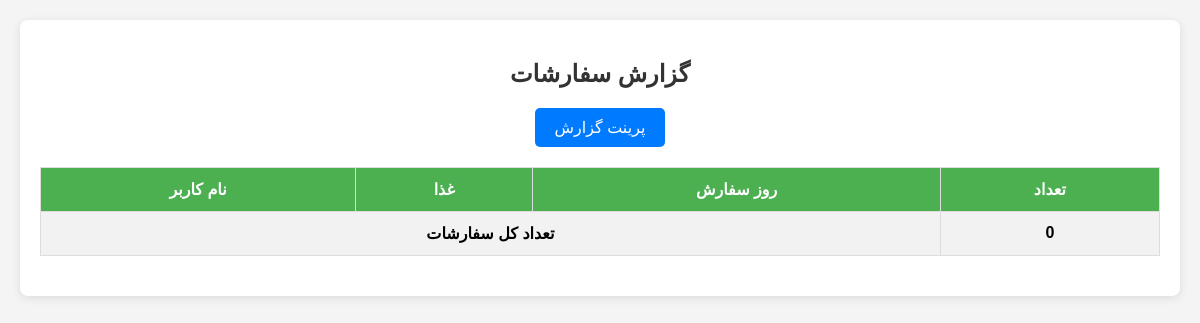
The app's page /adminreport/, older data.
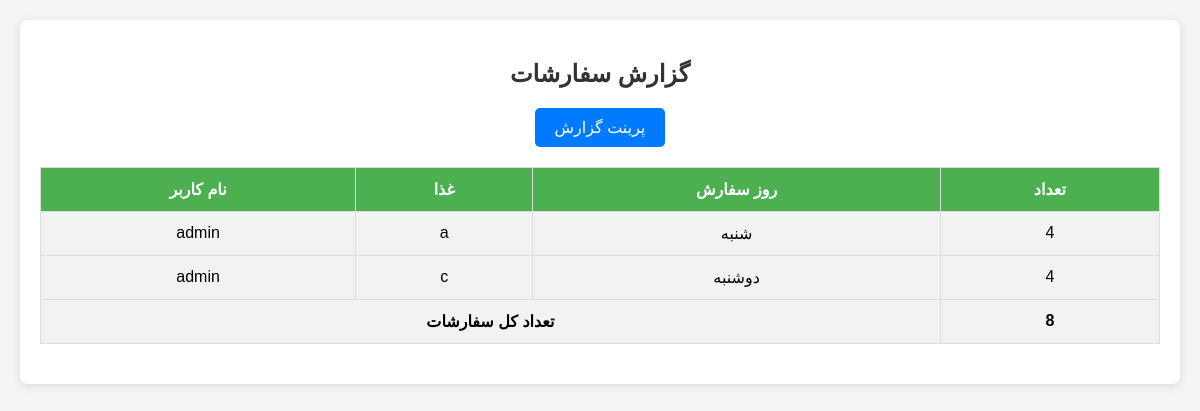
The same page, newer data.
### user/models.py (models this page shows, shortened)
class Reservation(models.Model):
    user = models.ForeignKey(User, on_delete=models.CASCADE, null=True)
    food = models.ForeignKey(Food, on_delete=models.CASCADE)
    quantity = models.IntegerField(default=1)
    order_date = models.DateTimeField(auto_now_add=True, null=True)
    day_of_week = models.CharField(max_length=20, default='شنبه')
    is_completed = models.BooleanField(default=False)

class Food(models.Model):
    slug = models.PositiveIntegerField(unique=True, blank=True, null=True)
    food_name = models.CharField(max_length=100)
    description = models.TextField(blank=True, null=True)
    CHOICE = [
        ('Sun', 'Sunday'),
        ('Mon', 'Monday'),
        ('Tue', 'Tuesday'),
        ('Wed', 'Wednesday'),
        ('Thu', 'Thursday'),
        ('Fri', 'Friday'),
        ('Sat', 'Saturday'),
    ]
    day_of_week = models.CharField(max_length=3, choices=CHOICE, default='Sat')

### user/views.py (the view)
# urls.py: path('adminreport/', views.admin_report, name='admin_report'),
def admin_report(request):
    reservations = Reservation.objects.all()
    total_quantity = calculate_total_quantity(reservations)
    context = {
        'reservations': reservations,
        'total_quantity': total_quantity,
    }
    return render(request, 'admin_report.html', context)

### user/views.py (called while the page is built)
def calculate_total_quantity(reservations):
    return sum(reservation.quantity for reservation in reservations)

### user/templates/admin_report.html (shortened to what this page needs)
<!DOCTYPE html>
<html lang="en">
<head>
</head>
<body>
    <div class="container">
        <h2>گزارش سفارشات</h2>
        <button class="print-button" onclick="printReport()">پرینت گزارش</button>
        <table>
            <thead>
                <tr>
                    <th>نام کاربر</th>
                    <th>غذا</th>
                    <th>روز سفارش</th>
                    <th>تعداد</th>
                </tr>
            </thead>
            <tbody>
                {% for reservation in reservations %}
                    <tr>
                        <td>{{ reservation.user.username }}</td>
                        <td>{{ reservation.food.food_name }}</td>
                        <td> {% if reservation.day_of_week == 'Sat' %}
                            شنبه
                        {% elif reservation.day_of_week == 'Sun' %}
                        یکشنبه
                        {% elif reservation.day_of_week == 'Mon' %}
                        دوشنبه
                        {% elif reservation.day_of_week == 'Tue' %}
                        سه شنبه
                        {% elif reservation.day_of_week == 'Wed' %}
                        چهارشنبه
                        {% elif reservation.day_of_week == 'Thu' %}
                        پنجشنبه
                        {% elif reservation.day_of_week == 'Fri' %}
                        جمعه
                        {% endif %}</td>
                        <td>{{ reservation.quantity }}</td>
                    </tr>
                {% endfor %}
                <tr>
                    <td colspan="3"><strong> تعداد کل سفارشات</strong></td>
                    <td><strong>{{ total_quantity }}</strong></td>
                </tr>
            </tbody>
        </table>
    </div>
</body>
</html>

### user/templates/admin_report.html (style rules this page uses)
body { font-family: Arial, sans-serif; background-color: #f4f4f4; margin: 0; padding: 20px; }
h2 { text-align: center; color: #333; }
.container { max-width: 1200px; margin: 0 auto; padding: 20px; background-color: #fff; box-shadow: 0 2px 10px rgba(0, 0, 0, 0.1); border-radius: 8px; }
table { width: 100%; border-collapse: collapse; margin: 20px 0; }
table, th, td { border: 1px solid #ddd; }
th, td { padding: 12px; text-align: center; background-color: #f2f2f2; }
th { background-color: #4CAF50; color: white; }
tr:nth-child(even) { background-color: #f9f9f9; }
.print-button { display: block; margin: 20px auto; padding: 10px 20px; font-size: 16px; color: white; background-color: #007BFF; border: none; border-radius: 5px; cursor: pointer; transition: background-color 0.3s; }

Row changes from the older to the newer data that the page shows:
added Reservation: user.username "admin", food.food_name "a", day_of_week "شنبه", quantity "4"
added Reservation: user.username "admin", food.food_name "c", day_of_week "دوشنبه", quantity "4"
Text that changed along with them:
{{ total_quantity }}: "0" → "8"
